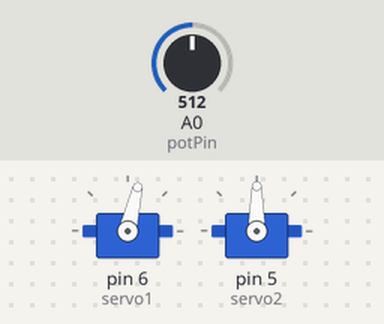
Recording of a sketch running on a simulated Arduino Uno, built with avr-gcc and run on an emulated ATmega328P. On the bench: 2 × servo. The test bench sets the inputs (shaded band); at power-on: A0 (potPin) = 512.

Above: at 1.2 s.
1.3 s: A0 (potPin) set to 716
At 1.68 s:
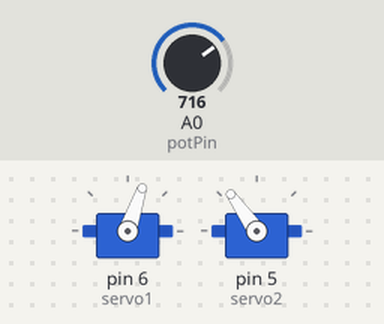
4.3 s: A0 (potPin) set to 900
At 4.74 s:
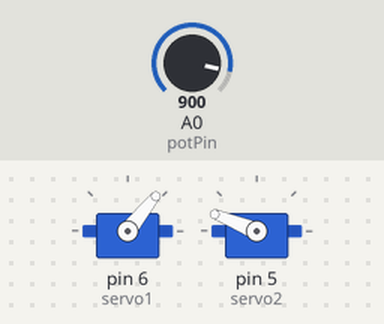
7.3 s: A0 (potPin) set to 1023
At 7.5 s:
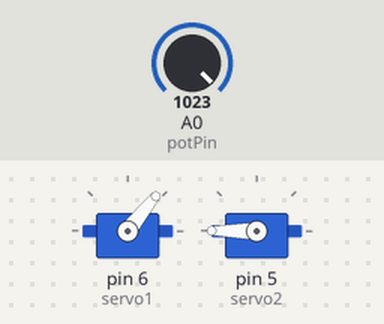
10.3 s: A0 (potPin) set to 511
At 10.87 s:
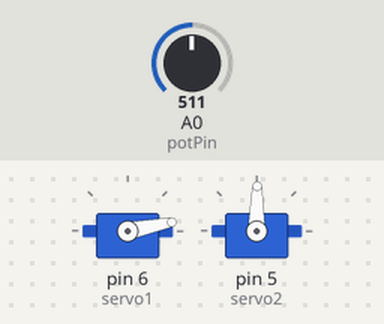
13.3 s: A0 (potPin) set to 306
At 13.62 s:
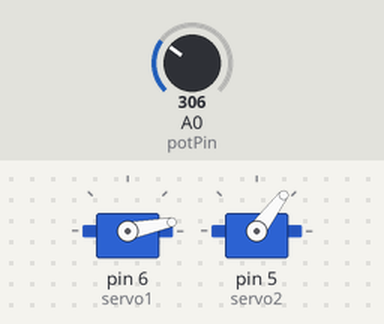
Timing chart, 0 to 17.3 s (numbered marks = the images above; inputs shaded):
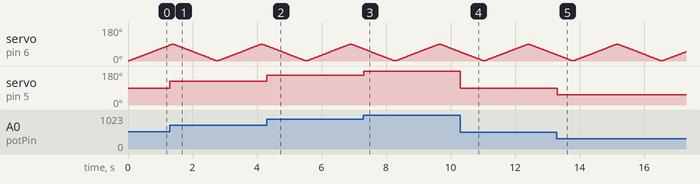

The sketch:

MotoresServo.ino
```cpp
#include <Servo.h>

Servo servo1;
Servo servo2;

const int potPin = A0;
int angle1 = 0;
int step = 1;

void setup() {
  servo1.attach(6);  // Pin D6
  servo2.attach(5);  // Pin D5
}

void loop() {

  servo1.write(angle1);
  angle1 += step;


  if (angle1 >= 90 || angle1 <= 0) {
    step = -step;
  }


  int potValue = analogRead(potPin);
  int angle2 = map(potValue, 0, 1023, 0, 180);
  servo2.write(angle2);

  delay(15);
}
```

Measured:
- after the input at 1.3 s, servo on pin 5 (servo2): 90° → 125° at once
- after the input at 4.3 s, servo on pin 5 (servo2): 125° → 158° at once
- after the input at 7.3 s, servo on pin 5 (servo2): 158° → 180° at once
- after the input at 10.3 s, servo on pin 5 (servo2): 180° → 89° at once
- after the input at 13.3 s, servo on pin 5 (servo2): 89° → 53° at once
